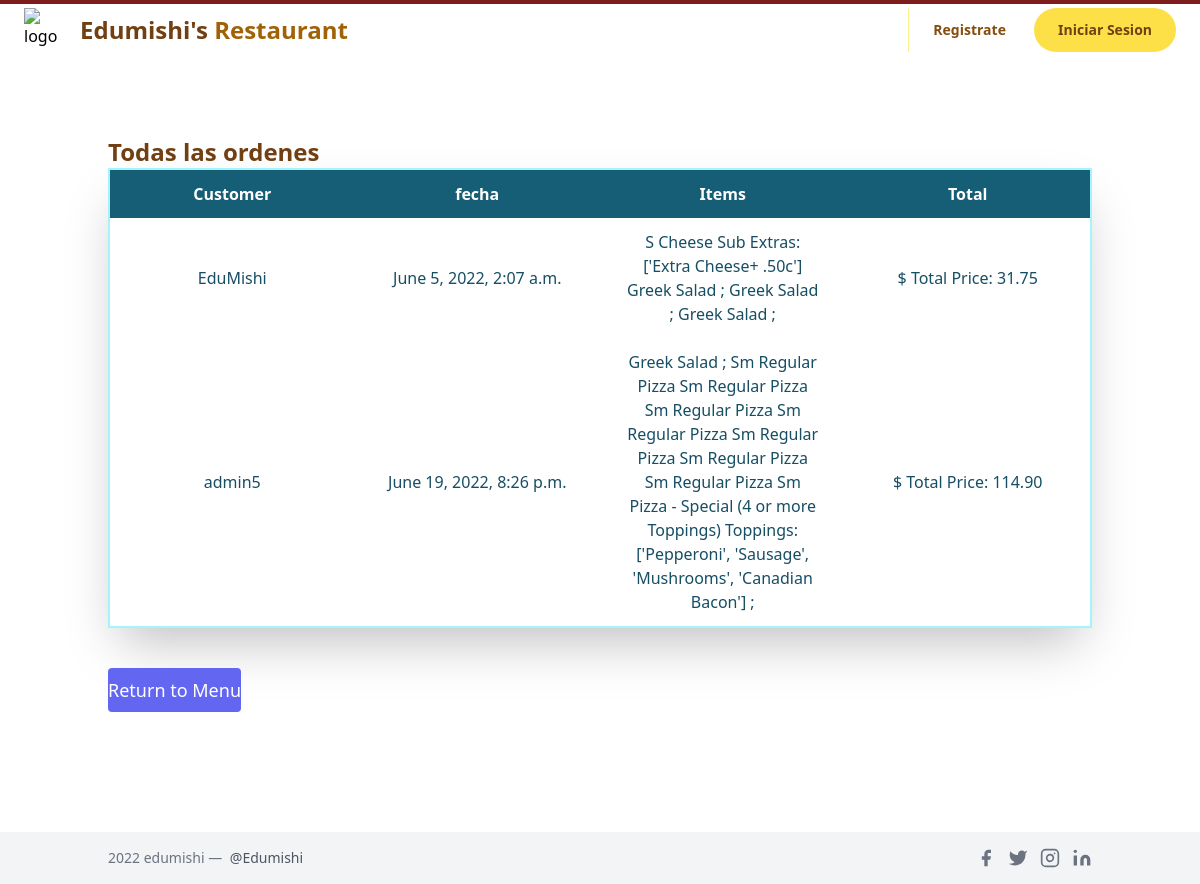
The page /allorders on the database as committed earlier.
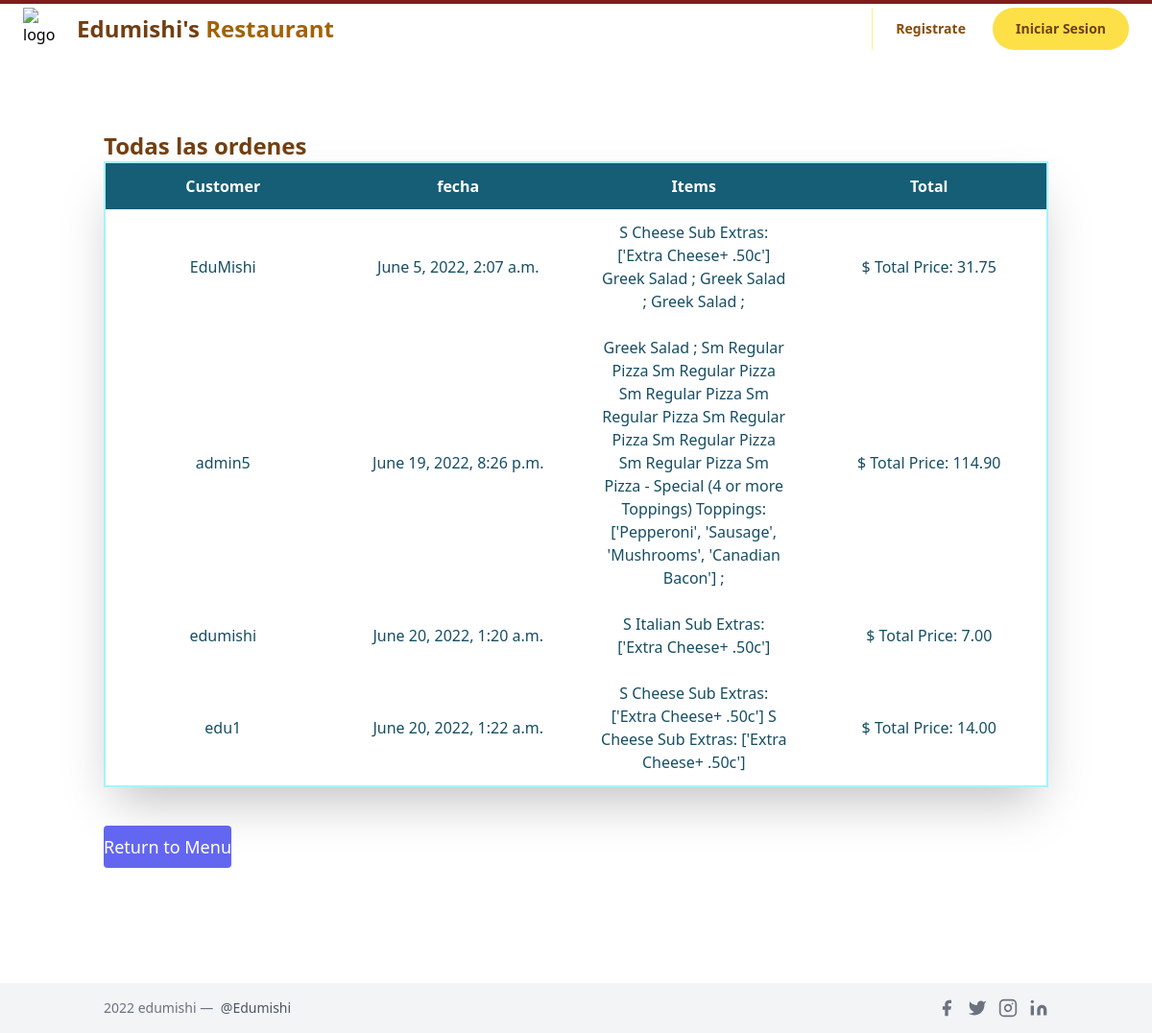
The same page on the database as committed later.
### orders/models.py (models this page shows, shortened)
class Order(models.Model):
    ref_code = models.CharField(max_length=15, blank=True)
    owner = models.ForeignKey(Profile, on_delete=models.SET_NULL, null=True)
    is_ordered = models.BooleanField(default=False)
    ordered_items = models.ManyToManyField(OrderItem)
    date_ordered = models.DateTimeField(auto_now=True)
    def get_cart_total(self):
        return sum([item.menu_item.price for item in self.ordered_items.all()]
        + [item.extras_cost for item in self.ordered_items.all()])

class Profile(models.Model):
    user = models.OneToOneField(settings.AUTH_USER_MODEL,
                                on_delete=models.CASCADE)
    menu_items = models.ManyToManyField(Menu_Item, blank=True)
    def __str__(self):
        return f"{self.user.username}"

class OrderItem(models.Model):
    menu_item = models.ForeignKey(Menu_Item,on_delete=models.CASCADE,
                                    blank=True, null=True)
    is_ordered = models.BooleanField(default=False)
    date_added = models.DateTimeField(auto_now=True)
    date_ordered = models.DateTimeField(null=True)
    is_topping =models.BooleanField(default=False)
    num_extras = models.IntegerField( blank=True, default=0)
    extras = models.CharField(max_length=400,  blank=True, null=True)
    extras_cost = models.DecimalField(max_digits=4,decimal_places=2, default = 0.00)
    ptoppings = models.CharField(max_length=400,  blank=True, null=True)

class Menu_Item(models.Model):
    MENU_CATEGORIES = (
    ('Pizza', 'Pizza'),
    ('Pasta', 'Pasta'),
    ('Subs', 'Subs'),
    ('Salad', 'Salad'),
    ('Dinner_Platter', 'Dinner_Platter'),
    ('Topping', 'Topping'),
    ('Extra', 'Extra'),
    ('Dessert', 'Dessert'),
    ('Pastry', 'Pastry'),
    ('Main', 'Main'),
    ('Appetizer', 'Appetizer'),
    ('Side', 'Side'),
    ('Miscellaneous', 'Miscellaneous')
    )
    SIZE_CATEGORIES = (
    ('Sm', 'Small'),
    ('Md', 'Medium'),
    ('Lg', 'Large'),
    ('XL', 'Extra_Large')
    )
    category = models.CharField(max_length=36, null=True, blank=True,
                                choices=MENU_CATEGORIES,
                                help_text='Categoría del elemento del menú.')
    name = models.CharField(max_length=128,
                            help_text='Nombre del elemento del menú')
    price =  models.DecimalField(max_digits=4, null=True, blank=True,
                                decimal_places=2, default=0.00)
    sizes = models.CharField(max_length=4, null=True, blank=True,
                                choices=SIZE_CATEGORIES,
                                help_text='Ingrese el tamaños \
                                            del elemento del menú')
    toppings = models.CharField( max_length=400, blank=True, null=True,
                                help_text='Introducir ingredientes')
    num_toppings = models.CharField(max_length=10, blank=True, null=True)

### orders/views.py (the view)
# urls.py: path('allorders', views.allorders, name='allorders'),
def allorders(request):
    profiles = Profile.objects.all()
    all_orders = Order.objects.filter(is_ordered=True)#ojoooooooooooooooooo aqui si no esta ordenado no sale
    context = { 'all_orders': all_orders}
    return render(request, "orders/allorders.html", context)

### orders/templates/orders/allorders.html (shortened to what this page needs)
{% extends 'orders/layout.html' %}
{% block template%}
<div class="container px-5 py-20 mx-auto flex flex-wrap items-center">
    <div>
        <h1 class="text-2xl font-bold text-yellow-900">
            Todas las ordenes
        </h1>
        <table class="shadow-2xl border-2 border-cyan-200 w-full md:table-fixed content-center">
            <thead class="text-white">
                <tr>
                    <th class="py-3 bg-cyan-800">Customer</th>
                    <th class="py-3 bg-cyan-800">fecha</th>
                    <th class="py-3 bg-cyan-800">Items</th>
                    <th class="py-3 bg-cyan-800">Total</th>
                </tr>
            </thead>
            <tbody class="text-cyan-900 text-center">
                {% for order in all_orders.all %}
                    <tr class="">
                        <td class="py-3 px-6">{{order.owner}}</td>
                        <td class="py-3 px-6">{{ order.date_ordered }}</td>
                        <td class="py-3 px-6">
                            {% for item in order.ordered_items.all %}
                                {%if item.menu_item.category == "Pizza" and "Topping" in item.menu_item.name %}
                                {% if item.ptoppings != False %}
                                {{item.menu_item.sizes}}
                                {{ item.menu_item.name }}
                                Toppings: {{ item.ptoppings }} ;
                                {% endif %}
                                {% endif %}
                                {% if item.menu_item.category == "Pizza" and "Topping" not in item.menu_item.name %}
                                    {{item.menu_item.sizes}}
                                    {{ item.menu_item.name }}
                                {% endif %}
                                {% if item.num_extras > 0 %}
                                    {{item.menu_item.sizes}}
                                    {{ item.menu_item.name }}
                                    Extras: {{ item.extras }}
                                {% endif %}
                                {% if item.menu_item.category != "Pizza" and item.menu_item.category != "Subs" %}
                                    {{ item.menu_item.name }} ;
                                {% endif %}
                            {% endfor %}
                        </td>
                        <td class="py-3 px-6">$ Total Price: {{ order.get_cart_total }}</td>
                    </tr>
                {% endfor %}
            </tbody>
        </table>
            <button class="text-white bg-indigo-500 border-0 py-2 my-10 focus:outline-none hover:bg-indigo-600 rounded text-lg"><a href="{% url 'orders:index' %}" >
                {% if not order %}Return to Menu{% else %}Go to Menu {% endif %}
              </a>
            </button>
    </div>
</div>
{%endblock%}

Rows that differ between the two databases and show on the page:
now on this page (row edited): Order: owner "edumishi", date_ordered "June 20, 2022, 1:20 a.m.", get_cart_total "7.00"
now on this page (row unchanged): OrderItem: menu_item.sizes "S", menu_item.name "Italian Sub", extras "['Extra Cheese+ .50c']", shown under "edumishi"
added Order: owner "edu1", date_ordered "June 20, 2022, 1:22 a.m.", get_cart_total "14.00"
added OrderItem: menu_item.sizes "S", menu_item.name "Cheese Sub", extras "['Extra Cheese+ .50c']", shown under "edu1"
added OrderItem: menu_item.sizes "S", menu_item.name "Cheese Sub", extras "['Extra Cheese+ .50c']", shown under "edu1"
